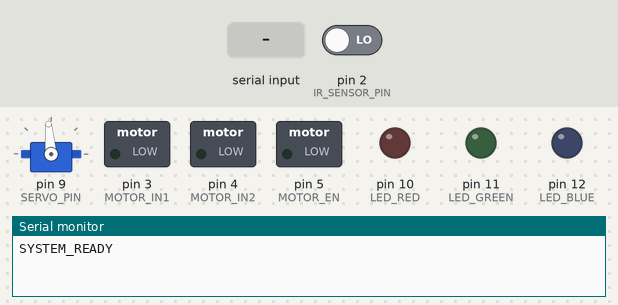
A sketch run on a simulated Arduino Uno, built with avr-gcc and run on an emulated ATmega328P. Parts: servo, switched loads named in the sketch (green lamp = pin HIGH), output pins drawn as LEDs (lit = HIGH), the last lines printed to the serial monitor. Inputs (shaded band) come from the test bench; at power-on: pin 2 (IR_SENSOR_PIN) LOW.

Above: at 1.2 s.
1.3 s: pin 2 (IR_SENSOR_PIN) driven HIGH
At 2.1 s:
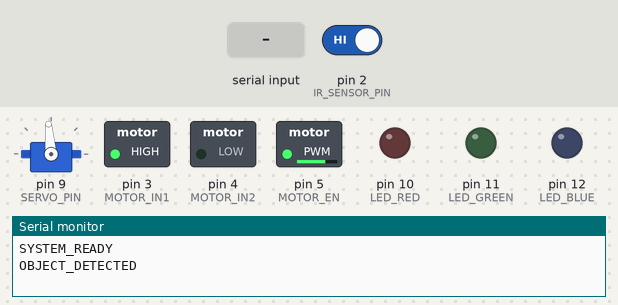
2.8 s: "STOP\n" received over Serial
At 4.1 s:
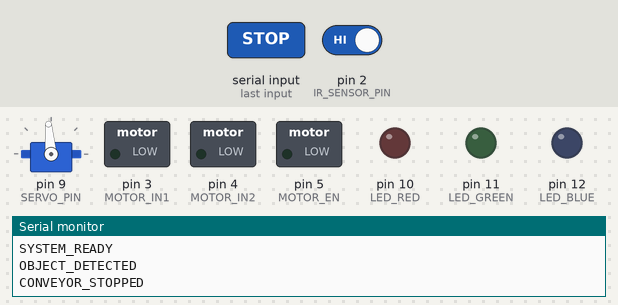
5.8 s: "START\n" received over Serial
At 7.0 s:
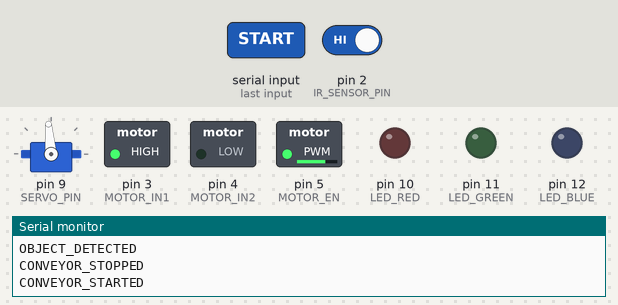
Timing chart, 0 to 8.3 s (numbered marks = the images above; inputs shaded):
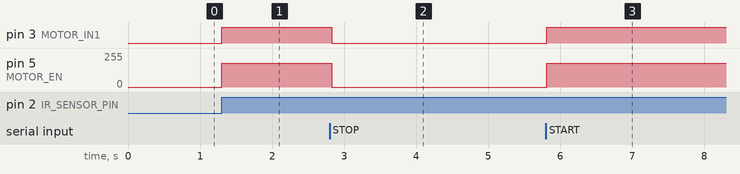

Measured:
- after the input at 1.3 s, pin 3 (MOTOR_IN1): LOW → HIGH at once; pin 5 (MOTOR_EN): 0/255 → 180/255 at once
- after the input at 2.8 s, pin 3 (MOTOR_IN1): HIGH → LOW at once; pin 5 (MOTOR_EN): 180/255 → 0/255 at once
- after the input at 5.8 s, pin 3 (MOTOR_IN1): LOW → HIGH at once; pin 5 (MOTOR_EN): 0/255 → 180/255 at once

The sketch:

object_sorter_machine.ino
```cpp
#include <Servo.h>

Servo gateServo;

const int IR_SENSOR_PIN = 2;
const int MOTOR_IN1 = 3;
const int MOTOR_IN2 = 4;
const int MOTOR_EN = 5;
const int SERVO_PIN = 9;
const int LED_RED = 10;
const int LED_GREEN = 11;
const int LED_BLUE = 12;

String inputBuffer = "";
bool conveyorRunning = false;
bool objectPresent = false;

struct BinPosition {
  int red;
  int green;
  int blue;
};

const BinPosition BIN_POSITIONS = {30, 95, 150};

void setup() {
  Serial.begin(9600);

  pinMode(IR_SENSOR_PIN, INPUT);
  pinMode(MOTOR_IN1, OUTPUT);
  pinMode(MOTOR_IN2, OUTPUT);
  pinMode(MOTOR_EN, OUTPUT);
  pinMode(LED_RED, OUTPUT);
  pinMode(LED_GREEN, OUTPUT);
  pinMode(LED_BLUE, OUTPUT);

  gateServo.attach(SERVO_PIN);
  gateServo.write(BIN_POSITIONS.green);
  stopConveyor();

  Serial.println("SYSTEM_READY");
}

void loop() {
  while (Serial.available() > 0) {
    char ch = (char)Serial.read();
    if (ch == '\n' || ch == '\r') {
      processCommand(inputBuffer);
      inputBuffer = "";
    } else {
      inputBuffer += ch;
    }
  }

  bool irState = digitalRead(IR_SENSOR_PIN) == HIGH;

  if (irState && !objectPresent) {
    objectPresent = true;
    Serial.println("OBJECT_DETECTED");
    startConveyor();
  }

  if (!irState) {
    objectPresent = false;
  }

  if (!conveyorRunning && !objectPresent) {
    stopConveyor();
  }

  delay(20);
}

void processCommand(String command) {
  command.trim();
  command.toUpperCase();

  if (command == "STATUS") {
    Serial.println("STATUS:ONLINE");
    return;
  }

  if (command == "START") {
    conveyorRunning = true;
    startConveyor();
    Serial.println("CONVEYOR_STARTED");
    return;
  }

  if (command == "STOP") {
    conveyorRunning = false;
    stopConveyor();
    gateServo.write(BIN_POSITIONS.green);
    Serial.println("CONVEYOR_STOPPED");
    return;
  }

  if (command.startsWith("SORT:")) {
    String label = command.substring(5);
    label.trim();

    if (label == "RED") {
      moveGate(BIN_POSITIONS.red);
      setIndicator(LED_RED, true);
      setIndicator(LED_GREEN, false);
      setIndicator(LED_BLUE, false);
      Serial.println("SORTED_RED");
    } else if (label == "GREEN") {
      moveGate(BIN_POSITIONS.green);
      setIndicator(LED_RED, false);
      setIndicator(LED_GREEN, true);
      setIndicator(LED_BLUE, false);
      Serial.println("SORTED_GREEN");
    } else if (label == "BLUE") {
      moveGate(BIN_POSITIONS.blue);
      setIndicator(LED_RED, false);
      setIndicator(LED_GREEN, false);
      setIndicator(LED_BLUE, true);
      Serial.println("SORTED_BLUE");
    } else {
      moveGate(BIN_POSITIONS.green);
      setIndicator(LED_RED, false);
      setIndicator(LED_GREEN, false);
      setIndicator(LED_BLUE, false);
      Serial.println("SORTED_DEFAULT");
    }

    delay(500);
    return;
  }
}

void moveGate(int angle) {
  gateServo.write(angle);
  delay(400);
}

void startConveyor() {
  conveyorRunning = true;
  digitalWrite(MOTOR_IN1, HIGH);
  digitalWrite(MOTOR_IN2, LOW);
  analogWrite(MOTOR_EN, 180);
}

void stopConveyor() {
  conveyorRunning = false;
  digitalWrite(MOTOR_IN1, LOW);
  digitalWrite(MOTOR_IN2, LOW);
  analogWrite(MOTOR_EN, 0);
}

void setIndicator(int pin, bool state) {
  digitalWrite(pin, state ? HIGH : LOW);
}
```
